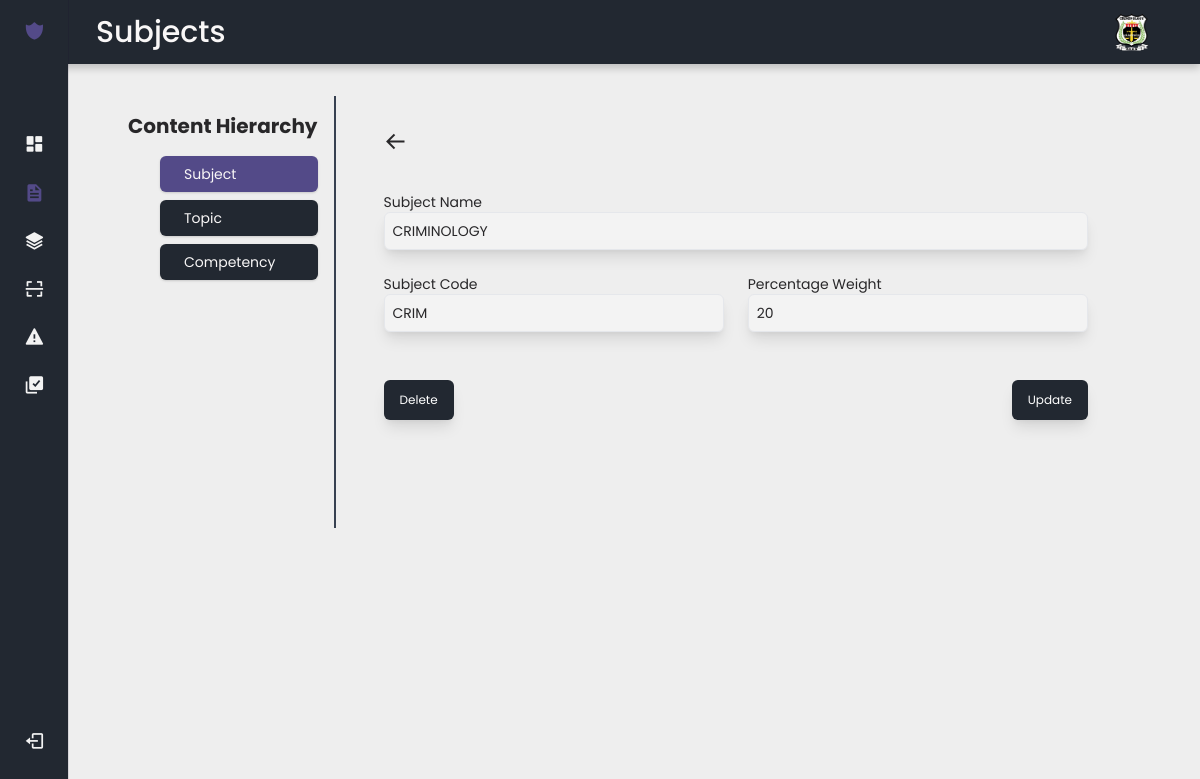
The page /masterfile/subjects/update/53/ (signed in) on the database its author committed.
### criminology/models.py (models this page shows, shortened)
class Subject(models.Model):
  id = models.AutoField(primary_key=True)
  subject_name = models.CharField(max_length=50)
  subject_code = models.CharField(max_length=10, null=True)
  subject_pw = models.IntegerField(default=0)

### criminology/views.py (the view)
# urls.py: path('masterfile/subjects/update/<int:pk>/', views.modulessubjectupdate, name='modulessubjectupdate'),
@login_required(login_url='loginpage')
def modulessubjectupdate(request, pk):
    subject = get_object_or_404(Subject, id=pk)
    context = {'subject' : subject}
    return render(request, 'assets/masterfilesubjectupdate.html', context)

### templates/assets/masterfilesubjectupdate.html (shortened to what this page needs)
{% extends "base.html" %}
{% block content %}
{% load static %}
{% include "includes/modulesnav.html" %}
<div class="w-full h-full px-6 py-6">
  <form action="{% url 'modules_update_subject_final' subject.id %}" method="post" class="w-full mx-auto">
    <div class="text-2xl cursor-pointer px-6 py-2 w-8 transform hover:scale-110" id="cardtext">
      <button onclick="window.location='{% url 'modulessubject' %}';">
        <i class='bx bx-arrow-back'></i>
      </button>
    </div>
    <div class="text-sm relative grid grid-cols-1 gap-6 pb-6 p-6 w-full h-full" id="cardtext">
      <div class="w-full">
        <label for="subjectname_modules" id="cardtext" class="text-sm">Subject Name</label>
        <input name="subject_name_modules" type="text" id="subjectname_modules" class="cc101 border border-gray-200 rounded-md shadow-lg outline-none w-full p-2 text-sm" value="{{subject.subject_name}}" required />
      </div>
      <div class="grid grid-cols-2 gap-6 w-full">
        <div class="w-full">
          <label for="subjectcode_modules" id="cardtext" class="text-sm">Subject Code</label>
          <input name="subject_code_modules" type="text" id="subjectcode_modules" class="cc101 border border-gray-200 rounded-md shadow-lg outline-none w-full p-2" value="{{subject.subject_code}}" required />
        </div>
        <div class="w-full">
          <label for="subjectpw_modules" id="cardtext" class="text-sm">Percentage Weight</label>
          <input name="subject_pw_modules" type="number" id="subjectpw_modules" class="cc101 border border-gray-200 rounded-md shadow-lg outline-none w-full p-2" value="{{subject.subject_pw}}" required />
        </div>
      </div>
      <div class="mt-6 flex justify-between space-x-4 h-10">
        <button id="btns" class="text-xs py-2 px-4 rounded-md shadow-lg bg-red-500 hover:bg-red-600 text-white flex-shrink-0" type="button" onclick="openConfirmationModaldeletesubject('{{ subject.id }}')">
          Delete
        </button>
        <button id="btns" class="text-xs py-2 px-4 rounded-md shadow-lg bg-blue-500 hover:bg-blue-600 text-white flex-shrink-0" name="action" value="update" type="submit">
          Update
        </button>
      </div>
    </div>
  </form>
</div>
{% endblock content %}

### static/css/main.css (style rules this page uses)
:root { --header-height: 3.5rem; --nav-width: 219px; --buttons-color: #534a88; --title-color: #F9F7F7; --text-color-light: #f3f3f3; --nav__dropdown-collapse:#2a313b; --text-color-dark: #282729; --body-color: #EEEEEE; --container-color: #222831; --body-font: 'Poppins', sans-serif; --normal-font-size: .938rem; --small-font-size: .75rem; --smaller-font-size: .75rem; --font-medium: 500; --font-semi-bold: 600; --font-large: 700; --z-fixed: 100; }
@media screen and (min-width: 1024px) { :root { --normal-font-size: 1rem; --small-font-size: .875rem; --smaller-font-size: .813rem; } }
#body { margin: var(--header-height) 0 0 0; padding: 1rem 1rem 0; font-family: var(--body-font); font-size: var(--normal-font-size); background-color: var(--body-color); color: var(--title-color); }
.cc101 , #dropdown { background-color: var(--text-color-light); white-space: wrap; }
#restricted_header, #restrict_text , #restrict_body, #cardtext { color: var(--text-color-dark); }
#btns, .buttons_for_ocr { background-color: var(--container-color); transition: background-color 0.15s ease-in; }
@media screen and (min-width: 768px) { #body { padding: 1rem 3rem 0 6rem; } }

### rows shown on the page
Subject: subject_name_modules "CRIMINOLOGY", subject_code_modules "CRIM", subject_pw_modules "20"
